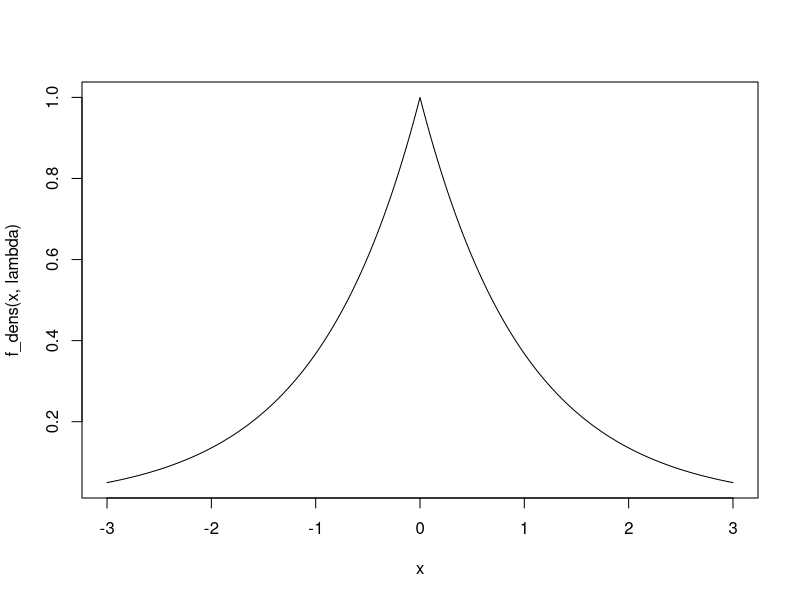
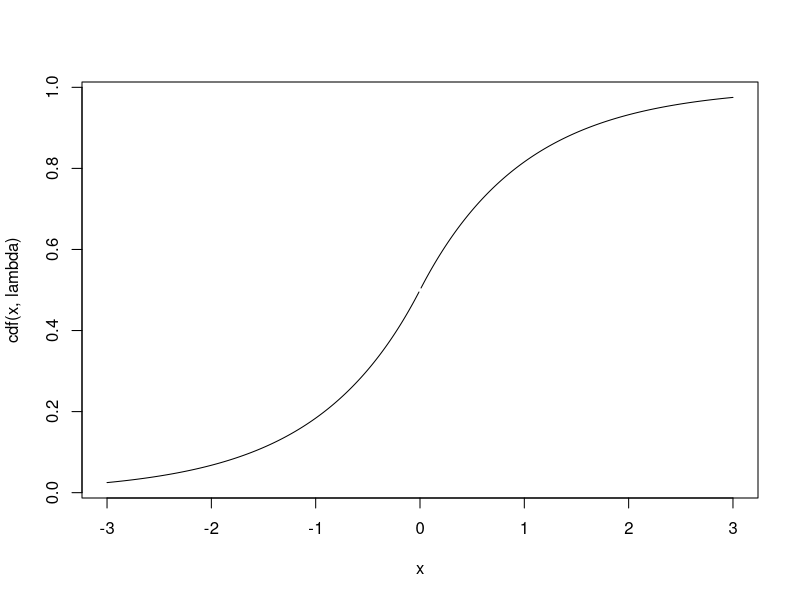
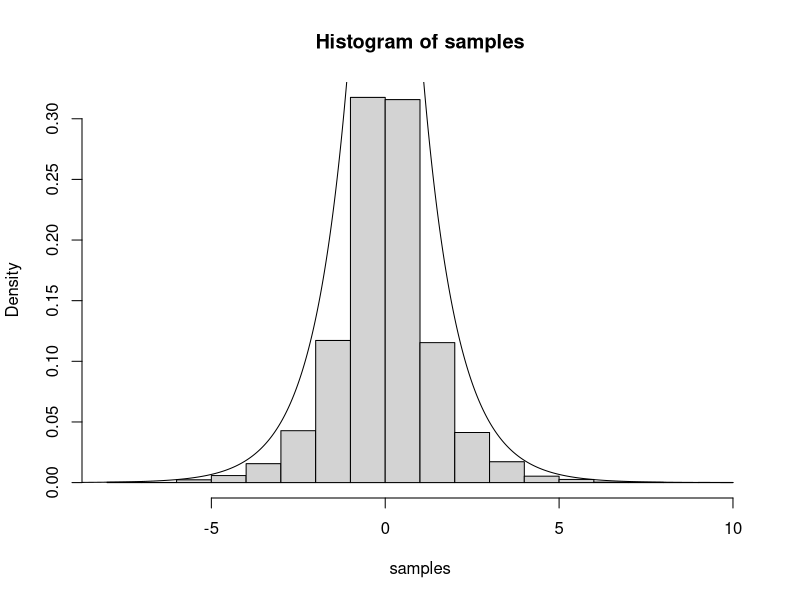
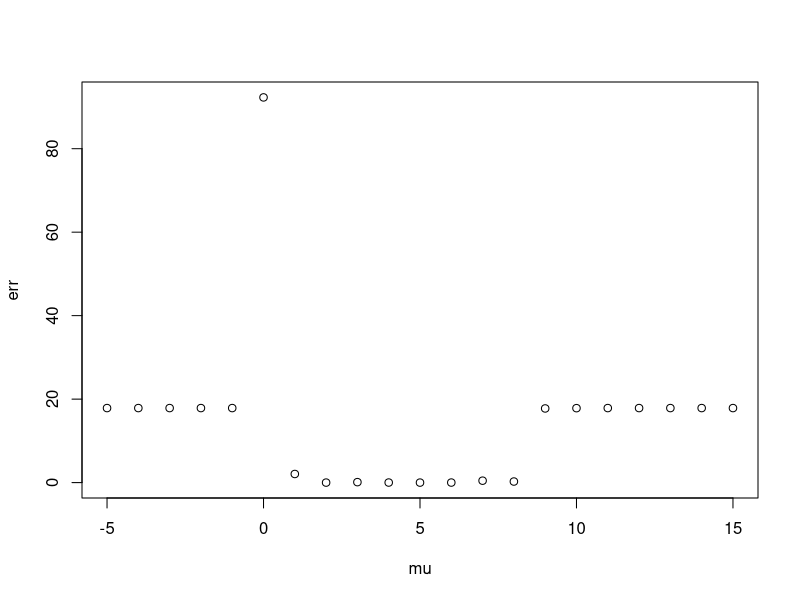

The R source for these figures, in order:
## ---- chunk 1
f_dens <- function(x, lambda) {
    exp(-1 * lambda * abs(x))
}

lambda <- 1
x <- seq(-3, 3, 0.01)

plot(x, f_dens(x, lambda), "l")
## ---- chunk 2
cdf <- function(x, lambda) {
    sign_x <- x / abs(x)
    0.5 + sign_x * (0.5 - 0.5 * exp(-1 * lambda * abs(x)))
}

lambda <- 1
x <- seq(-3, 3, 0.01)

plot(x, cdf(x, lambda), "l")
## ---- chunk 3
n <- 10000

cdf_inverse <- function(y, lambda){
    y_val <- y
    y[y >= 0.5] <- 1 - y[y >= 0.5]
    out <- log(2 * y) / (-1 * lambda)
    out[y_val < 0.5] <- -1 * out[y_val < 0.5]
    out
}

lambda <- 1
samples <- runif(n)
samples <- cdf_inverse(samples, lambda)

hist(samples, freq=FALSE)

x <- seq(-10, 10, 0.01)
lines(x, f_dens(x, lambda))
## ---- chunk 4
H <- function(z, beta, FUN=function(x) 1) {
    vals <- dnorm(z) / ((1 - pnorm(beta)) * FUN(z))
    vals[z < beta] <- 0
    vals
}
## ---- chunk 5
sample_H <- function(n, beta, mu, sigma=1) {
    # sample from g(x)
    candidate_samples <- rnorm(n, mu, sigma)
    # get h(x) * f(x) / g(x)
    transform <- candidate_samples * H(candidate_samples, beta, function(x) dnorm(x, mu, sigma))
    # estimate theta
    return(sum(transform) / n)
}
## ---- chunk 6
beta <- 4
n <- 10000
mu <- c(-5:15)
err <- vector("numeric", length(mu))
theta_actual <- exp(-1 * beta^2 / 2) / (sqrt(2 * pi)*(1-pnorm(beta)))


for (i in 1:length(mu)) {
    theta_est <- sample_H(n, beta, mu[i])
    err[i] <- (theta_est - theta_actual)^2
}

plot(mu, err)
